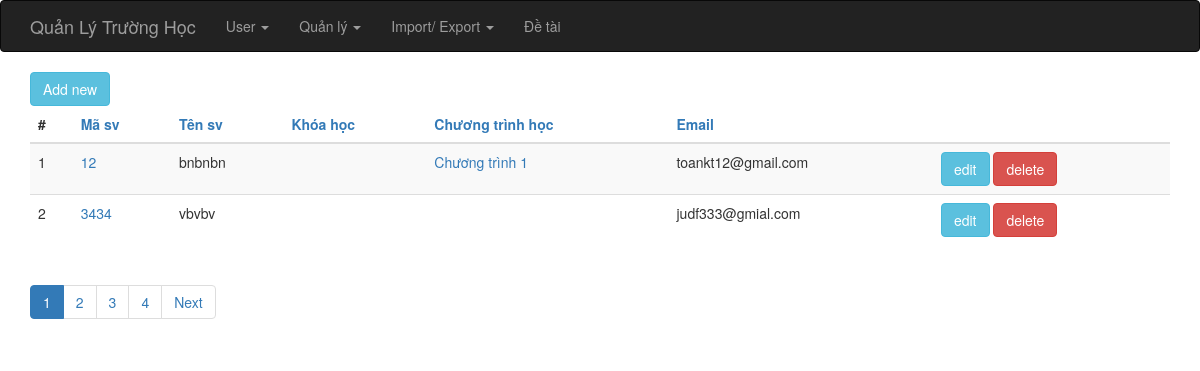
The app's page /index.php?op=sv_list, older data.
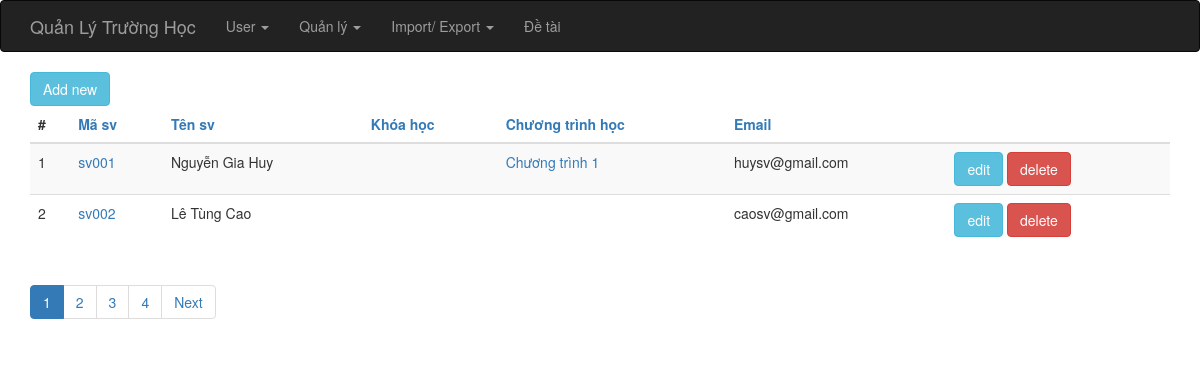
The same page, newer data.
### tables this page shows
CREATE TABLE IF NOT EXISTS `sinh_vien` (
  `id` int(6) unsigned NOT NULL AUTO_INCREMENT,
  `ma_sinh_vien` varchar(255) NOT NULL,
  `ho_ten` varchar(255) NOT NULL,
  `khoa_hoc_id` int(6) DEFAULT NULL,
  `chuong_trinh_id` int(6) DEFAULT NULL,
  `email` varchar(255) DEFAULT NULL,
  PRIMARY KEY (`id`)
);

### index.php (called while the page is built, shortened)
<?php
require_once 'controller/IndexController.php';
$controller = new IndexController();
$controller->handleRequest();
?>

### model/ChuongTrinhGateway.php (called while the page is built, shortened)
<?php
class ChuongTrinhGateway {
    public function selectAll($order, $start, $limit) {
        $dbOrder =  mysql_real_escape_string($order);
        $dbres = mysql_query("SELECT * FROM chuong_trinh_hoc ORDER BY $dbOrder ASC limit {$start},{$limit}");
        $data = array();
        while ( ($obj = mysql_fetch_object($dbres)) != NULL ) {
            $data[] = $obj;
        }
        return $data;
    }
}
?>

### model/ChuongTrinhService.php (called while the page is built, shortened)
<?php
require_once 'model/ChuongTrinhGateway.php';
class ChuongTrinhService {
    private $index = NULL;
    private $chuongtrinhGateway    = NULL;
    public function __construct() {
        $this->index = new IndexService();
        $this->chuongtrinhGateway = new ChuongTrinhGateway();
    }
    public function getAll($order, $start, $limit) {
        try {
            $this->index->openDb();
            $res = $this->chuongtrinhGateway->selectAll($order, $start, $limit);
            $this->index->closeDb();
            return $res;
        } catch (Exception $e) {
            $this->index->closeDb();
            throw $e;
        }
    }
}
?>

### model/SVGateway.php (called while the page is built, shortened)
<?php
class SVGateway {
    public function allRecord() {
        $dbres = mysql_query("SELECT * FROM sinh_vien");
        return mysql_num_rows($dbres);
    }
    public function selectAll($order, $start, $limit) {
        if ( !isset($order) ) {
            $order = "ma_sinh_vien";
        }
        $dbOrder =  mysql_real_escape_string($order);
        $dbres = mysql_query("SELECT * FROM sinh_vien ORDER BY $dbOrder ASC limit {$start},{$limit}");
        $data = array();
        while ( ($obj = mysql_fetch_object($dbres)) != NULL ) {
            $data[] = $obj;
        }
        return $data;
    }
}
?>

### model/SVService.php (called while the page is built, shortened)
<?php
require_once 'model/SVGateway.php';
class SVService {
    private $index = NULL;
    private $SVGateway    = NULL;
    public function __construct() {
        $this->index = new IndexService();
        $this->SVGateway = new SVGateway();
    }
    public function totalRecord()
    {
        try {
            $this->index->openDb();
            $res = $this->SVGateway->allRecord();
            $this->index->closeDb();
            return $res;
        } catch (Exception $e) {
            $this->index->closeDb();
            throw $e;
        }
    }
    public function getAll($order, $start, $limit) {
        try {
            $this->index->openDb();
            $res = $this->SVGateway->selectAll($order, $start, $limit);
            $this->index->closeDb();
            return $res;
        } catch (Exception $e) {
            $this->index->closeDb();
            throw $e;
        }
    }
}
?>

### view/sinhvien/list.php (the view, shortened to what this page needs)
<?php require_once(realpath($_SERVER["DOCUMENT_ROOT"]) .'/school/view/include/header.php');?>
<?php
    $Pagination = new Pagination();
?>
<div class="container">
    <div><a href="index.php?op=sv_new" class="btn btn-info">Add new</a></div>
    <?php if ( count($data) > 0 ) { ?>
    <table class="table table-striped">
        <thead>
        <tr>
            <th>#</th>
            <th><a href="?op=sv_list&orderby=ma_sinh_vien">Mã sv</a></th>
            <th><a href="?op=sv_list&orderby=ho_ten">Tên sv</a></th>
            <th><a href="?op=sv_list&orderby=khoa_hoc_id">Khóa học</a></th>
            <th><a href="?op=sv_list&orderby=chuong_trinh_id">Chương trình học</a></th>
            <th><a href="?op=sv_list&orderby=email">Email</a></th>
            <th>&nbsp;</th>
        </tr>
        </thead>
        <tbody>
        <?php $i = 0; foreach ($data as $item): $i++;?>
            <tr>
                <td><?php echo $i;?></td>
                <td><a href="index.php?op=sv_show&id=<?php echo $item->id; ?>"><?php echo $item->ma_sinh_vien; ?></a></td>
                <td><?php echo $item->ho_ten?></td>
                <td>
                </td>
                <td>
                    <a href="index.php?op=chuongtrinh_show&id=<?php echo $item->chuong_trinh_id; ?>">
                        <?php foreach ($CTList as $ct) {
                            if ( $item->chuong_trinh_id == $ct->id ) {
                                echo $ct->ten_chuong_trinh;
                            }
                        }; ?>
                    </a>
                </td>
                <td><?php echo $item->email; ?></td>
                <td>
                    <a href="index.php?op=sv_edit&id=<?php echo $item->id; ?>" class="btn btn-info">edit</a>
                    <a href="index.php?op=sv_delete&id=<?php echo $item->id; ?>" class="btn btn-danger" onclick="return checkDel()">delete</a>
                </td>
            </tr>
        <?php endforeach; ?>
        </tbody>
    </table>
    <ul class="pagination">
        <?php echo $Pagination->listPages($totalPages); ?>
    </ul>
    <?php } else { ?>
        <h5>Empty list.</h5>
    <?php } ?>
</div>
<?php require_once(realpath($_SERVER["DOCUMENT_ROOT"]) .'/school/view/include/footer.php');?>

Row changes from the older to the newer data that the page shows:
changed sinh_vien: ma_sinh_vien "12" → "sv001"; ho_ten "bnbnbn" → "Nguyễn Gia Huy"; email "toankt12@gmail.com" → "huysv@gmail.com"
changed sinh_vien: ma_sinh_vien "3434" → "sv002"; ho_ten "vbvbv" → "Lê Tùng Cao"; email "judf333@gmial.com" → "caosv@gmail.com"
